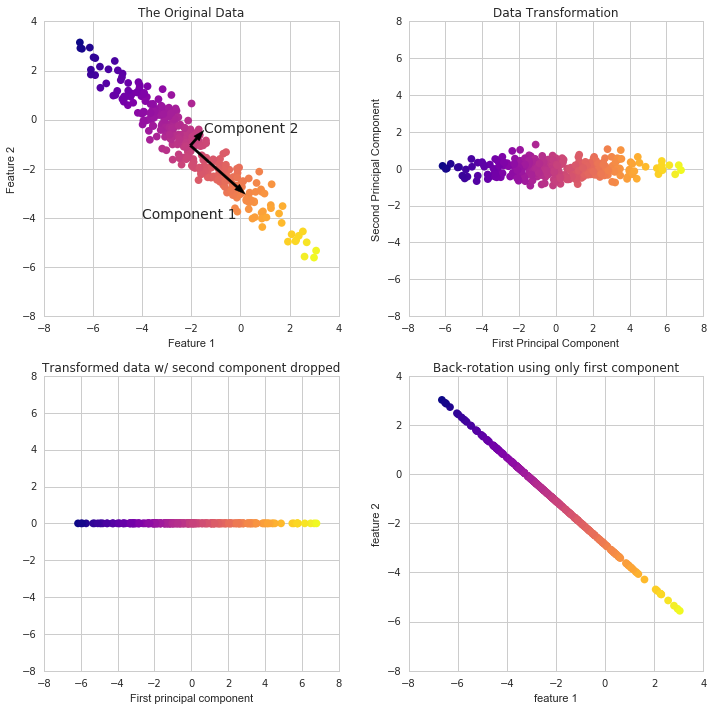
#> input picture 04.02 PCA, Classifikation_Projekt/Pca.png, 713 x 710 px
$ jupyter execute Feature_Engineering.ipynb   (shell and % lines are left out)
#> lines starting #> are read from the running program, lines starting #| are printed output that depends on the picture
# Feature Engineering

## Einleitung
Feature Engineering ist ein essenzieller Bestandteil des maschinellen Lernens, bei dem Rohdaten in ein Format umgewandelt werden, das für Modelle besser geeignet ist. Dabei können Features skaliert, transformiert, kodiert oder sogar neue Features extrahiert werden.

Wir werden die folgenden Techniken behandeln:
- Skalierung und Normalisierung
- Imputation
- Kodierung
- Merkmalsauswahl
- Transformation
- Merkmalsextraktion

## 1. Behandlung von Ausreißern
### 1.1 Identifikation von Ausreißern
Es gibt verschiedene Techniken zur Identifikation von Ausreißern, darunter die Verwendung von Z-Scores und des Interquartilsabstands (IQR). Der Z-Score misst, wie viele Standardabweichungen ein Wert vom Mittelwert entfernt ist. Ein Wert mit einem Z-Score über 3 (oder unter -3) gilt oft als Ausreißer. Der IQR ist der Abstand zwischen dem 1. und 3. Quartil der Verteilung. Werte außerhalb des Bereichs von Q1 - 1.5 * IQR und Q3 + 1.5 * IQR gelten ebenfalls als Ausreißer.
#### 1.1.1 Identifikation von Ausreißern mit Z-Score

[cell 1]
import numpy as np
import pandas as pd
from scipy import stats

# Beispiel-Daten
rand_normal = list(np.random.normal(10,4,100))
df = pd.DataFrame({'Feature1': rand_normal + [50]})

# Berechnung des Z-Scores
z_scores = np.abs(stats.zscore(df))
outliers = np.where(z_scores > 3)  # Werte, die mehr als 3 Standardabweichungen entfernt sind
print("Ausreißer-Index:", outliers)

#### 1.1.2 Identifikation von Ausreißern mit IQR

[cell 2]
import numpy as np
import pandas as pd

# Beispiel-Daten
rand_normal = list(np.random.normal(10,4,100))
df = pd.DataFrame({'Feature1': rand_normal + [50]})

# Berechnung des IQR
Q1 = df['Feature1'].quantile(0.25)
Q3 = df['Feature1'].quantile(0.75)
IQR = Q3 - Q1

# Identifikation von Ausreißern
outliers = df[(df['Feature1'] < (Q1 - 1.5 * IQR)) | (df['Feature1'] > (Q3 + 1.5 * IQR))]
print("Ausreißer:\n", outliers)

### 1.2 Methoden zur Ausreißerbehandlung
Nachdem Ausreißer identifiziert wurden, gibt es mehrere Ansätze, um mit ihnen umzugehen:

- Winsorisierung: Hierbei werden die Ausreißer durch den nächstgelegenen nicht-Ausreißerwert ersetzt (z. B. den 1. oder 99. Perzentilwert).
- Zensurierung: Extreme Werte werden durch den Schwellenwert ersetzt, um sie innerhalb eines akzeptablen Bereichs zu halten.
- Entfernen: In manchen Fällen werden Ausreißer einfach aus den Daten entfernt, insbesondere wenn sie durch Fehler verursacht wurden.
- Transformationen: Eine logarithmische Transformation (siehe 3.3) oder Box-Cox-Transformation kann helfen, die Auswirkungen von Ausreißern zu mildern, indem sie die Skala der Daten verändert.

#### Beispiel: Winsorisierung der Daten

[cell 3]
from scipy.stats import mstats

df = pd.DataFrame({'Feature1': [1, 2, 3, 4, 5, 6, 7, 8, 9 ,100, 200, 600000000]})

# Winsorisierung der Daten (5% unten und 5% oben)
df['Feature1'] = mstats.winsorize(df['Feature1'], limits=[0.1, 0.1])

print("Winsorisierte Daten:")
print(df)

## 2. Imputation (Umgang mit fehlenden Werten)

### 2.1 Mittelwert-, Median- und Modus-Imputation
Bei dieser Methode werden fehlende Werte durch den Mittelwert oder Median der jeweiligen Spalte ersetzt. Die Mittelwert-Imputation eignet sich für normalverteilte Daten, während die Median-Imputation bei schiefen Verteilungen robuster ist. Der Modus kann bei kategorischen Daten verwendet werden.

[cell 4]
import pandas as pd
from sklearn.impute import SimpleImputer

# Beispiel-Daten
data = {'A': [1, 2, None, 4, 5], 'B': [10, None, 30, 40, 50]}
df = pd.DataFrame(data)

# Mittelwert-Imputation
imputer_mean = SimpleImputer(strategy='mean')
df_mean = pd.DataFrame(imputer_mean.fit_transform(df), columns=df.columns)

# Median-Imputation
imputer_median = SimpleImputer(strategy='median')
df_median = pd.DataFrame(imputer_median.fit_transform(df), columns=df.columns)

print("Mittelwert-Imputation:\n", df_mean)
print("\nMedian-Imputation:\n", df_median)

### 2.2 K-Nearest Neighbor (kNN) Imputation
Hierbei werden fehlende Werte durch die Werte der k-nächsten Nachbarn ersetzt, basierend auf Ähnlichkeiten der vorhandenen Merkmale. Diese Methode kann genauere Schätzungen liefern, ist aber rechenintensiver.

[cell 5]
from sklearn.impute import KNNImputer

# Beispiel-Daten
data = {'A': [1, 2, None, 4, 5], 'B': [10, None, 30, 40, 50]}
df = pd.DataFrame(data)

# KNN Imputation
imputer_knn = KNNImputer(n_neighbors=2)
df_knn = pd.DataFrame(imputer_knn.fit_transform(df), columns=df.columns)

print("KNN-Imputation:\n", df_knn)

Die beiden nächsten bekannten Nachbarn sind vermutlich:
Zeile 0 (A = 1.0, B = 10)
Zeile 3 (A = 4.0, B = 40)

## 3. Skalierung für nummerische Daten
### 3.1 Min-Max-Skalierung

Die Min-Max-Skalierung transformiert die Daten auf einen Bereich zwischen 0 und 1. Dies wird oft für Algorithmen benötigt, die empfindlich gegenüber Größenordnungen sind.

[cell 6]
from sklearn.preprocessing import MinMaxScaler
import numpy as np

X = np.array([[100], [200], [300], [400], [500]])
scaler = MinMaxScaler()
X_scaled = scaler.fit_transform(X)
print(X_scaled)

### 3.2 Standardisierung (Z-Score-Normalisierung)
Standardisierung setzt die Daten auf eine Standardnormalverteilung mit Mittelwert 0 und Standardabweichung 1 um. Dies ist besonders nützlich für Algorithmen, die auf der Annahme einer Normalverteilung basieren.

[cell 7]
from sklearn.preprocessing import StandardScaler

scaler = StandardScaler()
X_standardized = scaler.fit_transform(X)
print(X_standardized)

### 3.3 Log-Transformation
Verringert die Wirkung von Ausreißern (siehe 1.), indem große Werte durch die logarithmische Umwandlung auf eine kompaktere Skala gebracht werden. Dies verbessert oft die Verteilung der Daten und kann die Modellleistung erhöhen.

[cell 8]
import pandas as pd

df = pd.DataFrame({'value': [1, 10, 100, 1000, 10000]})
df['log_value'] = np.log1p(df['value'])
print(df)

## 4. Kodierung/Umwandlung kategorischer Daten

### 4.1 Label-Encoding
Label Encoding ist eine Methode, bei der jeder kategorische Wert in einer Variablen einer numerischen Zahl zugeordnet wird. Diese Zahl wird basierend auf der Reihenfolge der Kategorien im Datensatz oder nach einer bestimmten Sortierung zugewiesen. Bei nominalen Daten hat die Reihenfolge keine Bedeutung, und Label Encoding kann für die Zielvariable verwendet werden. Bei Merkmalen ist es nur dann sinnvoll, wenn es sich um zwei Kategorien handelt, ansonsten sollte One-Hot Encoding verwendet werden.

[cell 9]
from sklearn.preprocessing import LabelEncoder

labels = ['rot', 'grün', 'blau', 'grün', 'blau']
df = pd.DataFrame(data={"data": labels})
encoder = LabelEncoder()
df["encoded_data"] = encoder.fit_transform(labels)
print(df)

### 4.2 One-Hot-Encoding

One-Hot-Encoding ist eine Methode zur Umwandlung von kategorischen Variablen in eine numerische Form, die von Maschinenlernalgorithmen verarbeitet werden kann. Dabei wird jede Kategorie einer Variablen als neue Spalte (Feature) dargestellt. Jede Spalte enthält entweder den Wert 1 (wenn die Kategorie zutrifft) oder 0 (wenn sie nicht zutrifft). Dadurch wird die Kategorische Variable in eine binäre Repräsentation umgewandelt.

[cell 10]
import pandas as pd
from sklearn.preprocessing import OneHotEncoder

categories = pd.DataFrame({'Farbe': ['rot', 'grün', 'blau', 'grün', 'blau']})

encoder = OneHotEncoder(sparse_output=False, drop='first')  # eine Spalte löschen (redundant)
one_hot_encoded = encoder.fit_transform(categories[['Farbe']])
encoded_df = pd.DataFrame(one_hot_encoded, columns=encoder.get_feature_names_out(['Farbe'])) # Präfix Farbe für die Spaltennamen

print(encoded_df)

### 4.3 Ordinal-Encoding
Ordinal Encoding ist eine Technik zur Umwandlung kategorischer Variablen in numerische Werte, bei der den Kategorien eine Reihenfolge zugewiesen wird. Im Gegensatz zum One-Hot-Encoding, das keine Reihenfolge berücksichtigt, wird hier jeder Kategorie ein eindeutiger numerischer Wert basierend auf einer festgelegten Reihenfolge zugewiesen. Diese Methode eignet sich besonders gut für ordinalskalierte Daten, bei denen eine natürliche Reihenfolge zwischen den Kategorien besteht.

[cell 11]
import pandas as pd
from sklearn.preprocessing import OrdinalEncoder

# Beispiel-Daten
df = pd.DataFrame({'Schwierigkeitsgrad': ['leicht', 'mittel', 'schwer', 'mittel', 'leicht']})


encoder = OrdinalEncoder(categories=[['leicht', 'mittel', 'schwer']])
df["encoded_data"] = encoder.fit_transform(df[['Schwierigkeitsgrad']])

print(df)

## 5. Merkmalsauswahl (Auswahl der wichtigsten Features)

### 5.1 Korrelationsanalyse
Die Korrelationsanalyse ist eine statistische Methode, um den Zusammenhang zwischen zwei oder mehr Variablen zu untersuchen. Sie hilft dabei, festzustellen, ob und wie stark zwei Variablen miteinander in Beziehung stehen. Eine häufige Maßzahl zur Messung dieses Zusammenhangs ist der Pearson-Korrelationskoeffizient, der Werte zwischen -1 (starke negative Korrelation) und +1 (starke positive Korrelation) annehmen kann. Ein Wert von 0 zeigt keine lineare Beziehung an.
<br><br>
In der Praxis wird die Korrelationsanalyse oft verwendet, um die Beziehung zwischen numerischen Variablen zu untersuchen und herauszufinden, ob eine Variable eine andere beeinflussen könnte. In der Datenanalyse ist die Korrelationsanalyse besonders nützlich, um redundante Variablen zu identifizieren oder zu prüfen, ob eine starke Korrelation zwischen den Variablen besteht, die für Modellierung oder Vorhersagen verwendet werden könnten.
<br><br>
**Arten der Korrelation:**
- Positive Korrelation: Wenn eine Variable steigt, steigt auch die andere.
- Negative Korrelation: Wenn eine Variable steigt, sinkt die andere.
- Keine Korrelation: Wenn keine klare Beziehung zwischen den Variablen besteht.

**Pearson-Korrelationskoeffizient:**<br>
Dieser misst den linearen Zusammenhang zwischen zwei Variablen. Der Wert des Korrelationskoeffizienten reicht von -1 (perfekte negative Korrelation) bis +1 (perfekte positive Korrelation). Ein Wert von 0 bedeutet, dass keine lineare Korrelation existiert.

[cell 12]
import pandas as pd
import numpy as np

# Beispiel-Daten
df = pd.DataFrame({
    'Variable1': np.random.normal(10, 2, 100),
    'Variable2': np.random.normal(20, 5, 100),
    'Variable3': np.random.normal(30, 10, 100)
})

correlation_matrix = df.corr()

print("Korrelationsmatrix:")
print(correlation_matrix)

- Variable1 und Variable2 haben eine sehr geringe positive Korrelation.
- Variable1 und Variable3 haben eine geringe positive Korrelation.
- Variable2 und Variable3 haben eine sehr geringe negative Korrelation.

[cell 13]
import matplotlib.pyplot as plt
import seaborn as sns
sns.heatmap(correlation_matrix, annot=True)
plt.show()
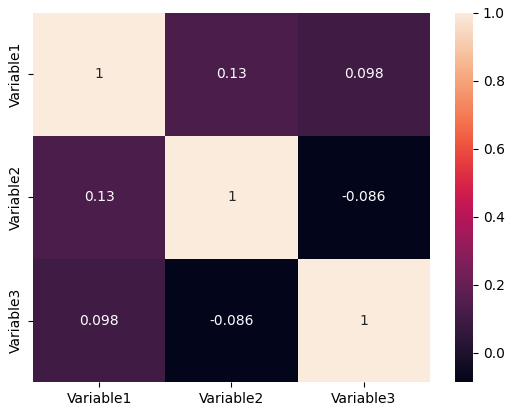
#> figure drawn by matplotlib, 2 panels

### 5.2 Rekursive Merkmalseliminierung (RFE)
Rekursive Merkmalseliminierung (RFE) ist eine Methode zur Merkmalsauswahl, bei der iterativ die weniger wichtigen Merkmale aus einem Modell entfernt werden. Zu Beginn wird ein Modell mit allen verfügbaren Merkmalen trainiert, und dann werden die Merkmale, die am wenigsten zur Vorhersageleistung des Modells beitragen, schrittweise entfernt. Dieser Prozess wird wiederholt, bis nur noch die besten Merkmale übrig sind.
<br><br>
RFE wird häufig in Kombination mit Modellen wie Support Vector Machines (SVM) oder Linearen Regressionsmodellen verwendet, um die wichtigeren Merkmale für das Modell zu identifizieren und die Modellkomplexität zu reduzieren.

[cell 14]
from sklearn.feature_selection import RFE
from sklearn.linear_model import LogisticRegression
from sklearn.datasets import load_iris

# Beispiel-Daten
data = load_iris()
X, y = data.data, data.target

# Modell definieren
model = LogisticRegression(max_iter=2000)

# RFE anwenden
selector = RFE(model, n_features_to_select=2)
X_selected = selector.fit_transform(X, y)

# Ausgabe der ausgewählten Merkmale
column_names = data.feature_names
selected_features = [column_names[i] for i in range(len(column_names)) if selector.support_[i]]
print("Ausgewählte Merkmale:", selected_features)

## 6. Merkmalsextraktion

Merkmalsextraktion bezieht sich auf die Technik, mit der aus einem großen Datensatz die wichtigsten Merkmale extrahiert werden, um die Komplexität zu reduzieren und gleichzeitig die Leistungsfähigkeit eines Modells zu erhalten. Zwei gängige Methoden sind **PCA** und **t-SNE**.

#### **6.1 PCA (Principal Component Analysis)**

PCA ist eine lineare Methode zur Reduktion der Dimensionalität von Datensätzen. Dabei werden neue, orthogonale Achsen (Hauptkomponenten) gefunden, die die größte Varianz der ursprünglichen Daten erklären. Dies hilft, redundante Merkmale zu eliminieren und die Modellberechnung effizienter zu gestalten.

##### **Vorteile von PCA:**
- Reduziert die Anzahl der Merkmale, behält aber die wichtigsten Informationen bei.
- Verwendet die Varianz in den Daten zur Bestimmung der wichtigsten Komponenten.

[cell 15]
import numpy as np
import pandas as pd
from sklearn.decomposition import PCA
from sklearn.preprocessing import StandardScaler

# Beispiel-Daten
df = pd.DataFrame({
    'Feature1': np.random.normal(0, 1, 100),
    'Feature2': np.random.normal(1, 2, 100),
    'Feature3': np.random.normal(2, 3, 100)
})

# Standardisierung der Daten
scaler = StandardScaler()
data_scaled = scaler.fit_transform(df)

# PCA anwenden
pca = PCA(n_components=2)  # Reduziere auf 2 Hauptkomponenten
data_pca = pca.fit_transform(data_scaled)

# Ergebnisse
print(f"Erklärte Varianz der Komponenten: {sum(pca.explained_variance_ratio_):.2f}%")
print("Reduzierte Daten:\n", data_pca[:5])

#### **6.2 t-SNE (t-distributed Stochastic Neighbor Embedding)**

t-SNE ist eine nichtlineare Methode, die speziell dafür entwickelt wurde, hochdimensionale Daten in niedrigdimensionale Daten zu transformieren, um deren Struktur zu visualisieren. Es behält die Nachbarschaftsstruktur der Daten bei, indem es die Ähnlichkeit zwischen den Datenpunkten minimiert.

##### **Vorteile von t-SNE:**
- Besonders nützlich für die Visualisierung hochdimensionaler Daten.
- Behält lokale Strukturen der Daten bei und eignet sich daher hervorragend für Clusteranalysen.

[cell 16]
import matplotlib.pyplot as plt
from sklearn.manifold import TSNE

# Beispiel-Daten (wie oben)
df = pd.DataFrame({
    'Feature1': np.random.normal(0, 1, 100),
    'Feature2': np.random.normal(1, 2, 100),
    'Feature3': np.random.normal(2, 3, 100),
    'Feature4': np.random.normal(3, 4, 100),
    'Feature5': np.random.normal(4, 5, 100),
    'Feature6': np.random.normal(5, 6, 100)
})

tsne = TSNE(n_components=2, random_state=42)
data_tsne = tsne.fit_transform(df)

plt.scatter(data_tsne[:, 0], data_tsne[:, 1])
plt.title("t-SNE-Visualisierung")
plt.show()
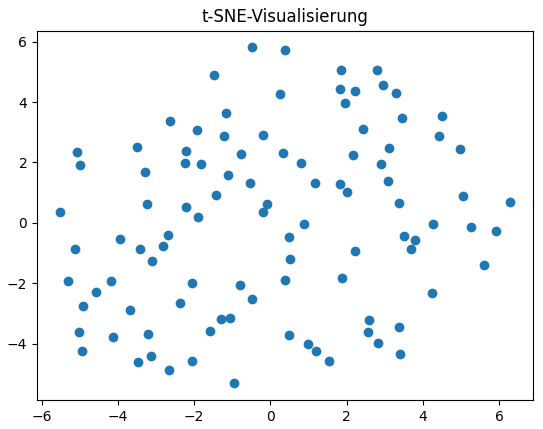
#> figure drawn by matplotlib, 1 panel
print(f"Orginaldaten: {df.shape}\nTransformierte Daten: {data_tsne.shape}")

## 7. Feature Transformation

### 7.1 Polynomiale Features erzeugen
Polynomiale Features sind Erweiterungen der bestehenden Merkmale, die durch Erhöhen der Potenzen der Features oder durch Interaktionen zwischen den Features erzeugt werden. Dies kann helfen, nicht-lineare Beziehungen zu modellieren.

- Quadratische Features entstehen durch das Erhöhen der Features auf die zweite Potenz (z. B. $x^2$).
- Kubische Features entstehen durch das Erhöhen der Features auf die dritte Potenz (z. B. $x^3$).
- Interaktionsfeatures entstehen durch das Produkt zweier Variablen (z. B. $x\times y$).

<br>
Polynomiale Features können in vielen Fällen von maschinellen Lernmodellen hilfreich sein, insbesondere wenn es **nicht-lineare Beziehungen** zwischen den Variablen gibt, die durch ein einfaches lineares Modell nicht gut erfasst werden können. Der Einsatz von polynomiellen Features kann die Modellleistung in solchen Situationen verbessern, indem er diese nicht-linearen Zusammenhänge explizit berücksichtigt.

#### Wozu braucht man polynomiale Features?

1. **Nicht-lineare Beziehungen modellieren**:
   - In vielen realen Anwendungen gibt es Beziehungen zwischen Variablen, die nicht einfach durch eine gerade Linie (lineare Regression) beschrieben werden können. Durch die Einführung polynomieller Features (z. B. quadratische oder kubische Terme) können diese nicht-linearen Beziehungen modelliert werden.

2. **Verwendung in linearen Modellen**:
   - Ein lineares Modell ist von Natur aus darauf ausgelegt, lineare Beziehungen zu modellieren. Wenn jedoch eine nicht-lineare Beziehung existiert, kann man durch das Hinzufügen polynomieller Features (z. B. $x^2$ oder $x^3$
) das Modell so erweitern, dass es auch nicht-lineare Muster erlernt.

3. **Verbesserung der Modellkomplexität**:
   - Das Hinzufügen höherer Potenzen eines Features oder Interaktionen zwischen Variablen kann einem Modell helfen, komplexere Muster zu lernen, die mit einfachen linearen Features nicht erfasst werden können.

4. **Erhöhte Vorhersagegenauigkeit**:
   - In vielen Fällen führt die Erweiterung der Merkmale um polynomiale Features zu einer besseren Vorhersagegenauigkeit, da das Modell in der Lage ist, eine Vielzahl von möglichen Beziehungen zwischen den Eingabefunktionen zu lernen.

Polynomiale Features sind besonders nützlich, wenn du mit Daten arbeitest, bei denen die Beziehung zwischen den Variablen nicht einfach linear ist, aber ein lineares Modell trotzdem verwendet werden soll. Sie erweitern die Ausdruckskraft des Modells, ohne dass ein anderes Modell (wie z. B. Entscheidungsbäume) benötigt wird.

**Beispiel:**<br>
Stell dir vor, du hast einen Datensatz, bei dem die Beziehung zwischen der Eingabe $x$ und der Zielvariable $y$ eine quadratische Beziehung darstellt, z. B.:
$$
y = 2 \times x^2 + 3 \times x + 1
$$
Ein lineares Modell würde die Beziehung nicht richtig erfassen, weil es nur lineare Zusammenhänge zwischen $x$ und $y$ modellieren kann. Durch Hinzufügen eines polynomiellen Features $x^2$ kann ein lineares Modell jedoch die quadratische Beziehung besser lernen.

[cell 17]
import numpy as np
import pandas as pd
from sklearn.linear_model import LinearRegression
from sklearn.preprocessing import PolynomialFeatures
import matplotlib.pyplot as plt

# Beispiel-Daten mit quadratischer Beziehung
x = np.linspace(-10, 10, 100).reshape(-1, 1)
y = 5* (x ** 3) + 2 * (x ** 2) + 3 * x + 1 + np.random.randn(100, 1) * 500  # mit Rauschen

# Polynomiellen Feature-Generator
poly = PolynomialFeatures(degree=3, include_bias=False)  # Grad 2 für quadratische Features
x_poly = poly.fit_transform(x)

model = LinearRegression()
model.fit(x_poly, y)

y_pred = model.predict(x_poly)

plt.scatter(x, y, color='blue', label='Original Data')
plt.plot(x, y_pred, color='red', label='Polynomial Regression')
plt.legend()
plt.show()

[cell 18]
model.coef_, model.intercept_

#### 1. **Lineare Regression (Grundprinzip)**:
Eine klassische lineare Regression versucht, die beste lineare Beziehung zwischen den Eingabewerten $x$ und der Zielvariablen $y$ zu finden. Sie modelliert diese Beziehung als:

$$
y = \beta_0 + \beta_1 x
$$

Dabei ist $\beta_0$ der Achsenabschnitt und $\beta_1$ die Steigung. Das Modell sucht also nach einer Geraden.

#### 2. **Hinzufügen von polynomiellen Features**:
Wenn wir polynomiellen Features wie $x^2$ hinzufügen, erweitern wir den Raum, in dem das Modell arbeitet. Statt nur $x$ zu betrachten, betrachten wir nun die Features $x$ und $x^2$. Das bedeutet, dass wir das Modell zwingen, **eine lineare Kombination** von $x$ und $x^2$ zu finden:

$$
y = \beta_0 + \beta_1 x + \beta_2 x^2
$$

Jetzt hat das Modell **mehr Freiheitsgrade**, da es **nicht nur eine Gerade**, sondern auch eine Parabel modellieren kann. In diesem erweiterten Raum ist die Beziehung zwischen $x$ und $y$ **linear**, aber in Bezug auf den neuen Feature-Raum $x$ und $x^2$.

#### 3. **Warum kann das Modell eine Kurve machen?**
Durch die Einführung von $x^2$ (und höheren Potenzen von $x$, wenn du mehr polynomiellen Grad hinzufügst) transformieren wir das Problem von einer einfachen linearen Beziehung zu einer **linearen Beziehung im erweiterten Raum**. Das bedeutet:

- Das Modell selbst bleibt "linear", weil es nur eine lineare Kombination von Features ist.
- Aber durch das Hinzufügen von $x^2$, $x^3$, etc., hat das Modell jetzt die Möglichkeit, **nicht-lineare** Beziehungen zu lernen, obwohl es die gleichen linearen Rechenoperationen ausführt.

Das Modell lernt in einem höheren Dimensionsraum, dass es eine quadratische Funktion oder sogar komplexere nicht-lineare Muster benötigt, um die Daten zu beschreiben.

### 7.2 Diskretisierung & Binning
Diskretisierung oder Binning ist der Prozess, bei dem kontinuierliche Werte in diskrete Intervalle oder Kategorien umgewandelt werden. Dies ist besonders hilfreich bei der Modellierung von Entscheidungsbäumen und der Reduzierung von Modellkomplexität.
<br>
Zum Beispiel kann ein Alter von 25 in die Kategorie "20-30" fallen.

[cell 19]
import pandas as pd
from sklearn.preprocessing import KBinsDiscretizer

# Beispiel-Daten
df = pd.DataFrame({'Feature1': [1, 5, 7, 10, 12, 15, 20]})

# Diskretisierung (Binning) in 3 Kategorien
binning = KBinsDiscretizer(n_bins=3, encode='ordinal', strategy='uniform')
df["binned_data"] = binning.fit_transform(df)

print(df)

## 8. Feature Extraction – Merkmale aus Daten gewinnen

Feature Extraction ist der Prozess, durch den bedeutungsvolle Informationen aus Rohdaten extrahiert werden. Dies ist besonders nützlich für unstrukturierte Daten wie Text, Bilder oder Zeitstempel, aber auch bei strukturierten Daten (z. B. durch Aggregation oder Zeitdifferenzen).

### 8.1 Textdaten umwandeln
Textdaten in numerische Form umwandeln, um sie in Modellen verwenden zu können.
   - **Beispiele**:
     - **Bag-of-Words**: Erzeugt eine Matrix, in der jeder Text durch eine Sammlung von Wörtern repräsentiert wird.
     - **TF-IDF**: Gewichtet die Begriffe in einem Text basierend darauf, wie häufig sie in einem Dokument und in der Gesamtheit der Dokumente vorkommen.
     - **Word Embeddings (Word2Vec, BERT)**: Vektorbasierte Repräsentation von Wörtern, die semantische Ähnlichkeiten erfassen.

[cell 20]
from sklearn.feature_extraction.text import TfidfVectorizer
corpus = ['Dies ist ein Beispieltext.', 'Ein zweiter Text für das Beispiel.']
vectorizer = TfidfVectorizer()
X = vectorizer.fit_transform(corpus)
print(X.toarray())

### 8.2 Bild-Feature Extraction
Merkmale aus Bildern extrahieren, um sie in Modellen zu verwenden.
   - **Beispiele**:
     - **Schärfe und Kontrast**: Merkmale zur Bildqualität.
     - **Histogram of Oriented Gradients (HOG)**: Eine Methode, die Kantenmerkmale im Bild extrahiert und zur Objekterkennung verwendet wird.

[cell 21]
import pandas as pd
from PIL import Image, ImageStat

# Bild laden
image = Image.open("Pca.png").convert("L")  # Konvertiere das Bild in Graustufen

# Schärfe berechnen (Standardabweichung der Pixelwerte)
sharpness = np.std(np.array(image))
#> sharpness = 39.49
#> (the rest of the program and of its run is left out)
